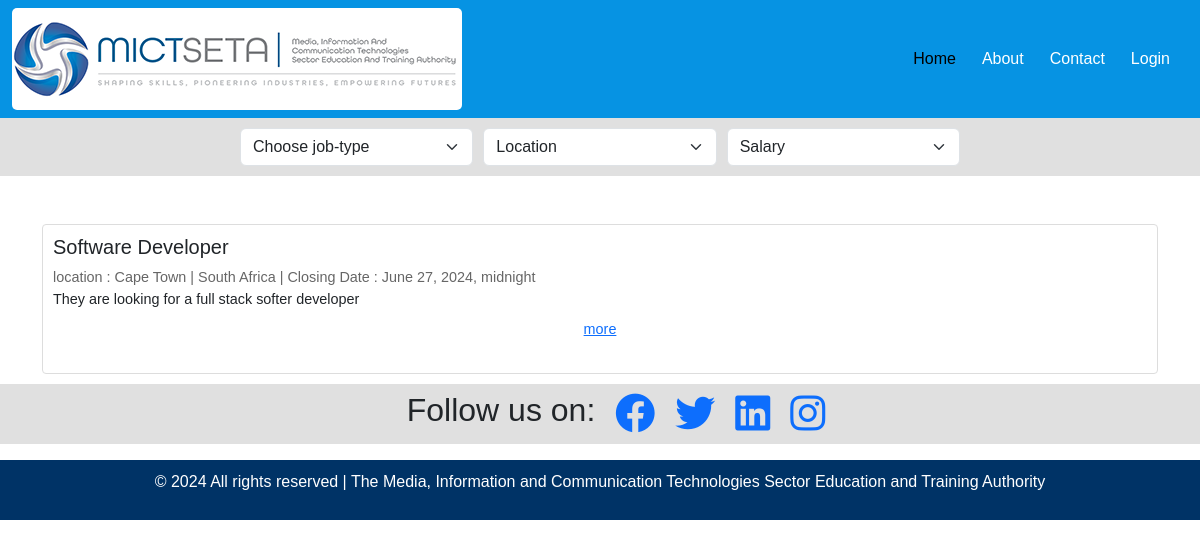
Before: / with the older database file.
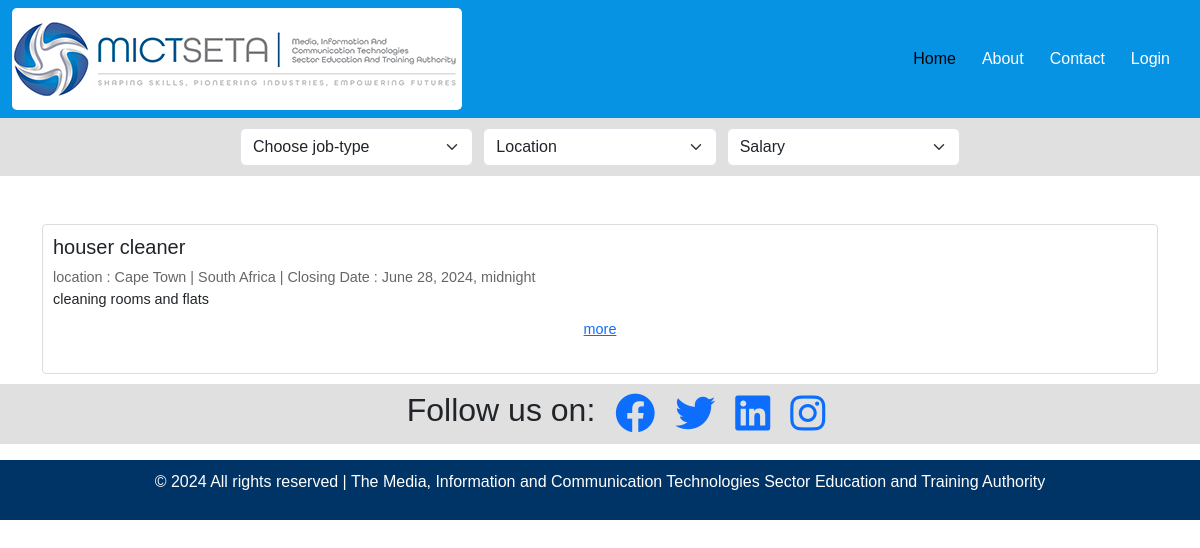
After: the same page with the newer database file.
### jobs/models.py (models this page shows, shortened)
class JobPost(models.Model):
    user = models.ForeignKey(User, on_delete=models.CASCADE, related_name='jobs')
    title = models.CharField(max_length=225, unique=False, null=False)
    description = models.TextField(null=False)
    start_date = models.DateTimeField(auto_now_add=True)
    end_date = models.DateTimeField(null=False)
    location = models.CharField(max_length=225, unique=False, null=False)
    salary_range = models.CharField(max_length=100, null=True)  # Added field for salary range
    job_type = models.CharField(max_length=50, null=False, default='Full-time')  # Added field for job type
    industry = models.CharField(max_length=100, null=True)  # Added field for industry
    company_name = models.CharField(max_length=225, null=True)  # Added field for company name
    status = models.CharField(max_length=20, null=False, default="waiting")
    is_complete = models.BooleanField(null=False, default=False)
    is_approved = models.BooleanField(null=False, default=False)

### home/views.py (the view)
# urls.py: path('', views.home, name='home')
def home(request):
    jobs = JobPost.objects.filter(is_approved=True)
    return render(request,'index.html', {'jobs':jobs})

### authenticate/templates/index.html (shortened to what the changed rows need)
<!DOCTYPE html>
<html>
<head>
	{% load static %}
<link rel="stylesheet" href="{% static 'authenticate/css/style.css' %}">
<link href="https://cdn.jsdelivr.net/npm/bootstrap@5.3.3/dist/css/bootstrap.min.css" rel="stylesheet"
integrity="sha384-QWTKZyjpPEjISv5WaRU9OFeRpok6YctnYmDr5pNlyT2bRjXh0JMhjY6hW+ALEwIH">
<link rel="stylesheet" href="https://cdnjs.cloudflare.com/ajax/libs/font-awesome/6.0.0-beta3/css/all.min.css">
</head>
<body>
    <div class="container mt-5">
 {% if jobs %}
        {% for job in jobs %}
        <div class="job-card">
            <h5>{{job.title}}</h5>
            <div class="details">
                <span>location : {{job.location}}</span> |
                <span>South Africa</span> |
                <span>Closing Date : {{ job.end_date}}</span>
            </div>
            <p>{{job.description}}</p>
            <a href="{% url 'job_details' %}" class="btn btn-link">more</a>
        </div>
        {% endfor %}
{% else %}
  <div class="container mt-5">
        <div class="job-card">
            <h5>NO Jobs Available.</h5>
        </div>
{% endif %}
    </div>   <div class="social-media-icons">
        <ul>
               <h2>Follow us on:</h2>
        </ul>
    </div>
</body>
</html>

Changed rows visible on the page:
changed JobPost "Cape Town": title "Software Developer" → "houser cleaner"; end_date "June 27, 2024, midnight" → "June 28, 2024, midnight"; description "They are looking for a full stack softer developer" → "cleaning rooms and flats"
